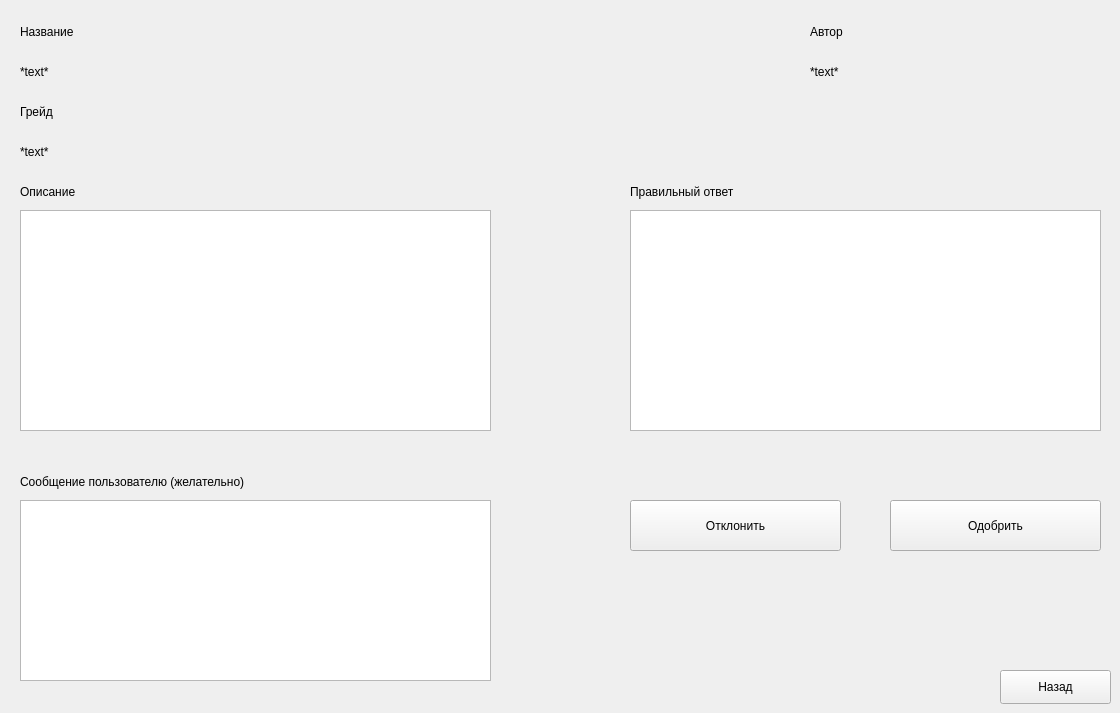
    <widget class="QWidget" name="page_11">
     <widget class="QLabel" name="label_25">
      <property name="geometry">
       <rect>
        <x>20</x>
        <y>20</y>
        <width>121</width>
        <height>24</height>
       </rect>
      </property>
      <property name="text">
       <string>Название</string>
      </property>
     </widget>
     <widget class="QLabel" name="label_questionTitle_onInterviewQuestion">
      <property name="geometry">
       <rect>
        <x>20</x>
        <y>60</y>
        <width>301</width>
        <height>24</height>
       </rect>
      </property>
      <property name="text">
       <string>*text*</string>
      </property>
     </widget>
     <widget class="QLabel" name="label_26">
      <property name="geometry">
       <rect>
        <x>20</x>
        <y>100</y>
        <width>71</width>
        <height>24</height>
       </rect>
      </property>
      <property name="text">
       <string>Грейд</string>
      </property>
     </widget>
     <widget class="QLabel" name="label_grade_onInterviewQuestion">
      <property name="geometry">
       <rect>
        <x>20</x>
        <y>140</y>
        <width>301</width>
        <height>24</height>
       </rect>
      </property>
      <property name="text">
       <string>*text*</string>
      </property>
     </widget>
     <widget class="QLabel" name="label_27">
      <property name="geometry">
       <rect>
        <x>810</x>
        <y>20</y>
        <width>61</width>
        <height>24</height>
       </rect>
      </property>
      <property name="text">
       <string>Автор</string>
      </property>
     </widget>
     <widget class="QLabel" name="label_creatorName_onInterviewQuestion">
      <property name="geometry">
       <rect>
        <x>810</x>
        <y>60</y>
        <width>301</width>
        <height>24</height>
       </rect>
      </property>
      <property name="text">
       <string>*text*</string>
      </property>
     </widget>
     <widget class="QPlainTextEdit" name="plainTextEdit_questionDescription_onInterviewQuestion">
      <property name="geometry">
       <rect>
        <x>20</x>
        <y>210</y>
        <width>471</width>
        <height>221</height>
       </rect>
      </property>
     </widget>
     <widget class="QLabel" name="label_28">
      <property name="geometry">
       <rect>
        <x>20</x>
        <y>180</y>
        <width>101</width>
        <height>24</height>
       </rect>
      </property>
      <property name="text">
       <string>Описание</string>
      </property>
     </widget>
     <widget class="QPlainTextEdit" name="plainTextEdit_rightAnswer_onInterviewQuestion">
      <property name="geometry">
       <rect>
        <x>630</x>
        <y>210</y>
        <width>471</width>
        <height>221</height>
       </rect>
      </property>
     </widget>
     <widget class="QLabel" name="label_29">
      <property name="geometry">
       <rect>
        <x>630</x>
        <y>180</y>
        <width>181</width>
        <height>24</height>
       </rect>
      </property>
      <property name="text">
       <string>Правильный ответ</string>
      </property>
     </widget>
     <widget class="QPlainTextEdit" name="plainTextEdit_messageToUser_onInterviewQuestion">
      <property name="geometry">
       <rect>
        <x>20</x>
        <y>500</y>
        <width>471</width>
        <height>181</height>
       </rect>
      </property>
     </widget>
     <widget class="QPushButton" name="pushButton_prevPage_onInterviewQuestion">
      <property name="geometry">
       <rect>
        <x>1000</x>
        <y>670</y>
        <width>111</width>
        <height>34</height>
       </rect>
      </property>
      <property name="text">
       <string>Назад</string>
      </property>
     </widget>
     <widget class="QPushButton" name="pushButton_cancellQuestion_onInterviewQuestion">
      <property name="geometry">
       <rect>
        <x>630</x>
        <y>500</y>
        <width>211</width>
        <height>51</height>
       </rect>
      </property>
      <property name="text">
       <string>Отклонить</string>
      </property>
     </widget>
     <widget class="QPushButton" name="pushButton_acceptQuestion_onInterviewQuestion">
      <property name="geometry">
       <rect>
        <x>890</x>
        <y>500</y>
        <width>211</width>
        <height>51</height>
       </rect>
      </property>
      <property name="text">
       <string>Одобрить</string>
      </property>
     </widget>
     <widget class="QLabel" name="label_userMessage_onInterviewQuestion">
      <property name="geometry">
       <rect>
        <x>20</x>
        <y>470</y>
        <width>351</width>
        <height>24</height>
       </rect>
      </property>
      <property name="text">
       <string>Сообщение пользователю (желательно)</string>
      </property>
     </widget>
    </widget>
